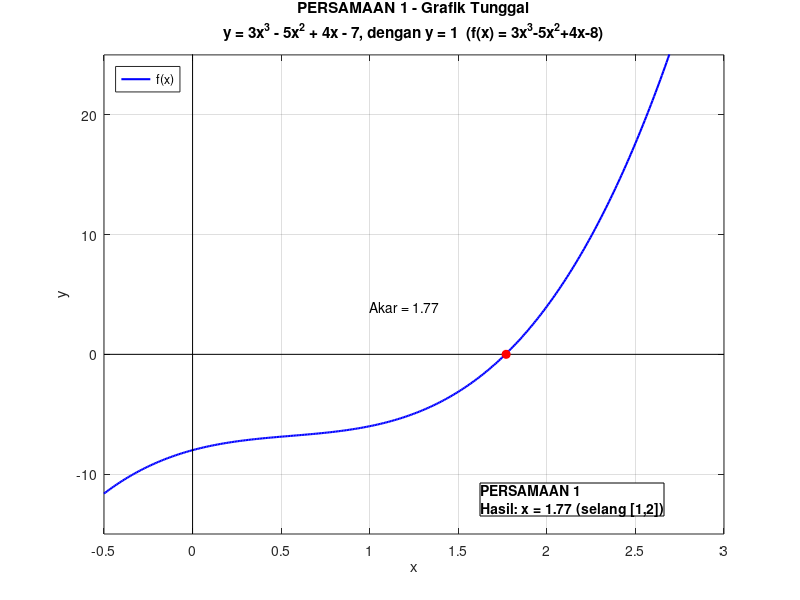
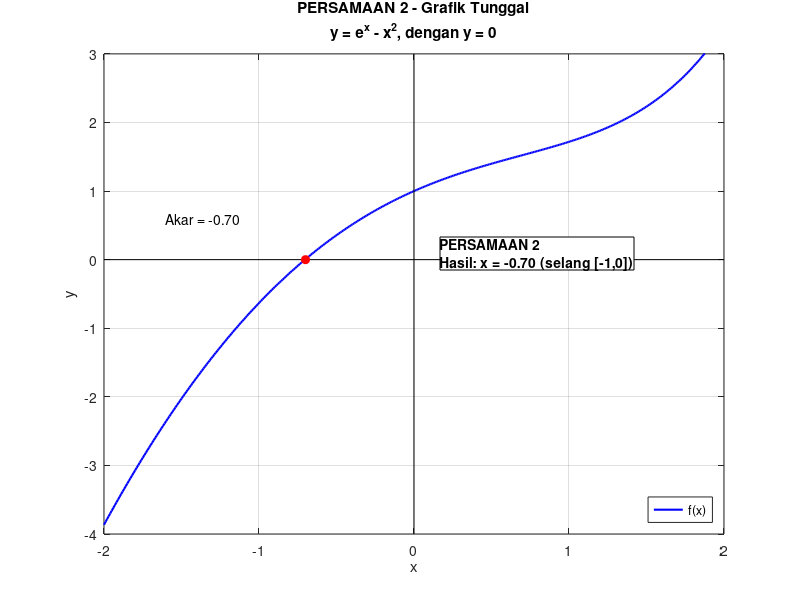
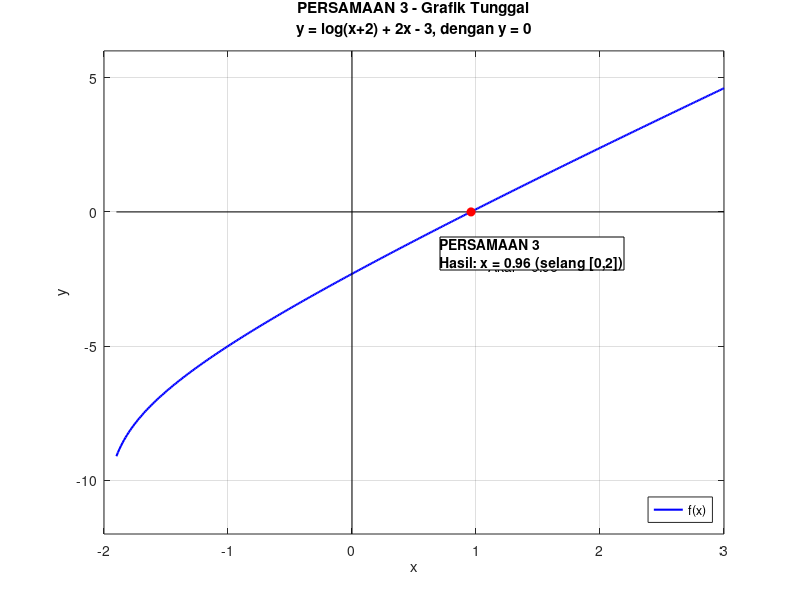

Here is the MATLAB script that generated these plots, in order:
%% Grafik Tunggal
clc; clear; close all;

f1 = @(x) 3*x.^3 - 5*x.^2 + 4*x - 8;      % 3x^3-5x^2+4x-7 = 1
f2 = @(x) exp(x) - x.^2;                  % e^x - x^2 = 0
f3 = @(x) log(x + 2) + 2*x - 3;           % log(x+2)+2x-3 = 0 (log = ln)

%% ===== PERSAMAAN 1 =====
figure(1); set(gcf,'Name','Persamaan 1 - Grafik Tunggal','Position',[50 400 560 420]);
x = linspace(-0.5, 3, 400);
plot(x, f1(x), 'b', 'LineWidth', 1.5); hold on; grid on;
line([-0.5 3],[0 0],'Color','k');          % sumbu x
line([0 0],[-15 25],'Color','k');          % sumbu y
plot(1.77, 0, 'ro', 'MarkerFaceColor', 'r');
text(1.0, 4, 'Akar = 1.77');
ylim([-15 25]); xlabel('x'); ylabel('y');
title({'PERSAMAAN 1 - Grafik Tunggal'; 'y = 3x^3 - 5x^2 + 4x - 7, dengan y = 1  (f(x) = 3x^3-5x^2+4x-8)'});
legend('f(x)','Location','northwest');
annotation('textbox',[0.60 0.14 0.32 0.12],'String',{'PERSAMAAN 1';'Hasil: x = 1.77 (selang [1,2])'}, ...
    'FitBoxToText','on','BackgroundColor','w','EdgeColor','k','FontWeight','bold');

%% ===== PERSAMAAN 2 =====
figure(2); set(gcf,'Name','Persamaan 2 - Grafik Tunggal','Position',[630 400 560 420]);
x = linspace(-2, 2, 400);
plot(x, f2(x), 'b', 'LineWidth', 1.5); hold on; grid on;
line([-2 2],[0 0],'Color','k');
line([0 0],[-4 3],'Color','k');
plot(-0.70, 0, 'ro', 'MarkerFaceColor', 'r');
text(-1.6, 0.6, 'Akar = -0.70');
ylim([-4 3]); xlabel('x'); ylabel('y');
title({'PERSAMAAN 2 - Grafik Tunggal'; 'y = e^x - x^2, dengan y = 0'});
legend('f(x)','Location','southeast');
annotation('textbox',[0.55 0.55 0.32 0.12],'String',{'PERSAMAAN 2';'Hasil: x = -0.70 (selang [-1,0])'}, ...
    'FitBoxToText','on','BackgroundColor','w','EdgeColor','k','FontWeight','bold');

%% ===== PERSAMAAN 3 =====
figure(3); set(gcf,'Name','Persamaan 3 - Grafik Tunggal','Position',[340 -20 560 420]);
x = linspace(-1.9, 3, 400);
plot(x, f3(x), 'b', 'LineWidth', 1.5); hold on; grid on;
line([-1.9 3],[0 0],'Color','k');
line([0 0],[-12 6],'Color','k');
plot(0.96, 0, 'ro', 'MarkerFaceColor', 'r');
text(1.1, -2, 'Akar = 0.96');
ylim([-12 6]); xlabel('x'); ylabel('y');
title({'PERSAMAAN 3 - Grafik Tunggal'; 'y = log(x+2) + 2x - 3, dengan y = 0'});
legend('f(x)','Location','southeast');
annotation('textbox',[0.55 0.55 0.32 0.12],'String',{'PERSAMAAN 3';'Hasil: x = 0.96 (selang [0,2])'}, ...
    'FitBoxToText','on','BackgroundColor','w','EdgeColor','k','FontWeight','bold');
